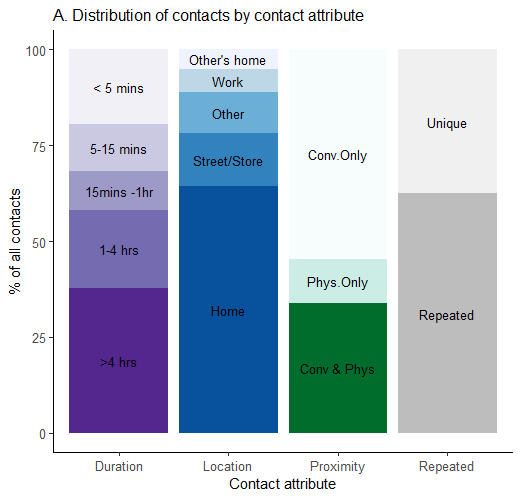

Reproduce this figure in R.
#Figure 1
contact$loc <- NA

contact <- contact %>% mutate(
  loc = ifelse(cont_home == "1", "home",
               ifelse(cont_otherhome == "1", "other_home",
                      ifelse(street == "1"|store == "1", "street_store",
                             ifelse(work=="1", "work", "other")))))


unique<- nrow(contact) - (nrow(subset(contact, diaryday=="Second day" & contact_fromdayone == "Yes")))*2  # calculate unique by subtracting double of duplicates from day two from total number of contacts
repeated <- nrow(subset(contact, diaryday=="Second day" & contact_fromdayone == "Yes"))*2   #self reported repeats from day 2 multipled by 2


df <- rbind(data.frame(value = c("unique","repeated"), n = c(unique,repeated)) %>% mutate(prop=round((n/sum(n))*100,digits=2), var=rep("Repeated")),
            contact %>% group_by(loc) %>% summarize(n=n()) %>% mutate(prop=round((n/sum(n))*100,digits=2), var=rep("Location")) %>% dplyr::rename(value = loc),
            contact %>% group_by(cont_attr) %>% summarize(n=n()) %>% mutate(prop = round((n/sum(n))*100,digits=2),var=rep("Proximity"))  %>% dplyr::rename(value = cont_attr),
            contact %>% group_by(totaltime) %>% summarize(n=n()) %>% mutate(prop = round((n/sum(n))*100, digits =2 ), var=rep("Duration")) %>% dplyr::rename(value = totaltime))%>% 
  mutate(value1 = c("Unique","Repeated","Home","Other","Other's home","Street/Store","Work","Conv.Only","Conv & Phys","Phys.Only", "1-4 hrs","15mins -1hr","5-15 mins","< 5 mins",">4 hrs",NA),
         value1=as.factor(value1),
         value1= ordered(value1, levels= c("< 5 mins","5-15 mins","15mins -1hr","1-4 hrs",">4 hrs",
                                           "Other's home","Work","Other","Street/Store","Home",
                                           "Unique","Repeated",
                                           "Conv.Only","Phys.Only","Conv & Phys")),
         col = c("1","5","1","2","3","4","5","1","2","3","1","2","3","4","5","5"))


mypal <- c(brewer.pal (n = 5, name = "Purples"),
           brewer.pal(n = 5, name = "Blues"),
           brewer.pal(n=9, name="Greys")[c(2,4)],
           brewer.pal (n=9, name = "BuGn")[c(1,3,8)])


ggplot(df, aes(x=var,y=prop, fill=value1)) +
  geom_col(aes(fill=value1)) +
  geom_text(aes(label = value1),
            size = 3.5,
            position = position_stack(vjust = .5))+
  ylab("% of all contacts") + xlab("Contact attribute") +
  ggtitle("A. Distribution of contacts by contact attribute")+
  scale_fill_manual(values = mypal) + 
  theme_classic()+
  theme(plot.title = element_text(size = 12),
        axis.text.x = element_text(size=10),
        axis.text.y = element_text(size=10),
        legend.position= "none" )
